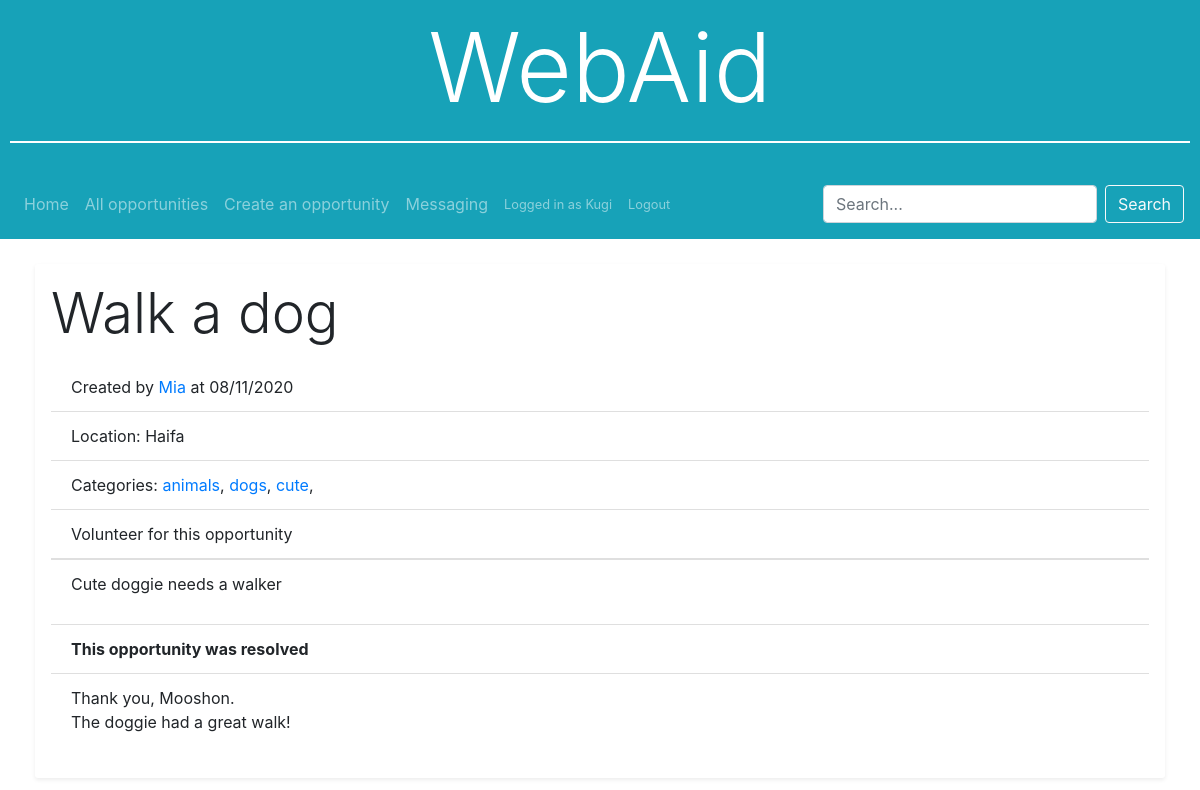
Screenshot of /opportunity/2 (signed in) with the database file from the repository.
### WebAid/models.py (models this page shows, shortened)
class User(AbstractUser):
    skills = models.TextField()
    location = models.CharField(max_length=64)

class Opportunity(models.Model):
    title = models.CharField(max_length=64)
    description = models.TextField()
    creator = models.ForeignKey(User, on_delete=models.CASCADE, related_name='opportunities')
    location = models.CharField(max_length=64)
    categories = models.TextField() # Create categories
    creation_time = models.DateTimeField(auto_now_add=True)
    resolved = models.OneToOneField('Resolve', null=True, blank=True, on_delete=models.PROTECT, related_name='opportunity')
    class Meta:
        verbose_name_plural = "Opportunities"

class Resolve(models.Model):
    resolvers = models.ManyToManyField(User, related_name='resolved')
    summary = models.TextField(max_length=1000)

### WebAid/views.py (the view, shortened to what this page needs)
# urls.py: path('opportunity/<int:opportunity_id>', views.opportunity, name='opportunity'),
@csrf_exempt
def opportunity(request, opportunity_id):
    try:
        opp = Opportunity.objects.get(pk=opportunity_id)
    except ObjectDoesNotExist:
        return HttpResponseRedirect(reverse('opportunities'))
    opp.creation_time = opp.creation_time.strftime("%d/%m/%Y")
    categories = []
    for category in opp.categories.split(','):
        categories.append(category.strip())
        opp.categories = categories
    return render(request, 'WebAid/opportunity.html', {
        'opportunity': opp,
        'form': NewConversationForm({'subject': f'Volunteering for {opp.title}', 'users': opp.creator.username}),
        'resolve_form': ResolveOpportunityForm()
    })

### WebAid/extras/forms.py
class NewConversationForm(forms.Form):
    subject = forms.CharField(widget=forms.TextInput(attrs={'placeholder': 'Subject', 'class': 'form-control'}), max_length=64)
    users = forms.CharField(widget=forms.TextInput(attrs={'placeholder': 'Users, separated by commas', 'class': 'form-control'}), max_length=64)

class ResolveOpportunityForm(forms.Form):
    resolvers = forms.CharField(widget=forms.Textarea(attrs={'placeholder': 'The users that helped you, separated by commas', 'rows': '2', 'class': 'form-control'}), max_length=1000, required=False)
    summary = forms.CharField(widget=forms.Textarea(attrs={'placeholder': 'Summary of this opportunity', 'rows': '5', 'class': 'form-control'}), max_length=1000)

### WebAid/templates/WebAid/opportunity.html (shortened to what this page needs)
{% extends 'WebAid/layout.html' %}
{% block body %}
<div class="row">
  <div class="col box-style shadow-sm p-3">
    <p class="display-4 edit-hide">{{ opportunity.title }}</p>
    <ul class="list-group list-group-flush">
      <li class="list-group-item">Created by <a href="{% url 'user' user_id=opportunity.creator.id %}">{{ opportunity.creator }}</a> at {{ opportunity.creation_time }}</li>
      <li class="list-group-item edit-hide">Location: {{ opportunity.location }}</li>
      <li class="list-group-item edit-hide">Categories:{% for category in opportunity.categories %} <a href="../opportunities/1?category={{ category }}">{{ category }}</a>,{% endfor %}</li>
      {% if request.user.is_authenticated and request.user != opportunity.creator %}
      <a class="list-group-item list-group-item-action" id="volunteer">Volunteer for this opportunity</a>
      {% endif %}
      <li class="list-group-item opportunity edit-hide">
        <p>{{ opportunity.description }}</p>
      </li>
      {% if request.user == opportunity.creator and not opportunity.resolved %}
      <a class="list-group-item list-group-item-action" id="edit">Edit this opportunity</a>
      <a class="list-group-item list-group-item-action" id="resolve">Resolve opportunity</a>
      <form class="form" action="{% url 'opportunity' opportunity_id=opportunity.id %}" method="post" id="resolve-form">
        {% csrf_token %}
        {% for field in resolve_form %}
          <p class="form-group">
             {{ field }}
             <small class="form-text text-muted">
               {{ field.errors.as_text }}
             </small>
          </p>
       {% endfor %}
       <input type="submit" class="btn btn-info" value="Resolve"></input>
      </form>
      {% elif opportunity.resolved %}
      <li class="list-group-item font-weight-bold">This opportunity was resolved</li>
      {% if opportunity.resolved.summary %}<li class="list-group-item opportunity"><p>{{ opportunity.resolved.summary }}</p></li>{% endif %}
      {% endif %}
    </ul>
  </div>
</div>
{% endblock %}

### WebAid/templates/WebAid/layout.html (shortened to what this page needs)
{% load static %}
<!DOCTYPE html>
<html lang="en">
  <head>
    <link rel="stylesheet" href="https://stackpath.bootstrapcdn.com/bootstrap/4.4.1/css/bootstrap.min.css">
    <link rel="stylesheet" href="{% static 'WebAid/styles.css' %}">
    {% url 'index' as home_url %}
    {% url 'opportunities' as opportunities_url %}
    {% url 'create' as create_url %}
    {% url 'messaging' as messaging_url %}
    {% url 'user' user_id=request.user.id as user_url %}
    {% url 'register' as register_url %}
    {% url 'login' as login_url %}
  </head>
  <body>
    <header class="container-fluid bg-info header">
      <a href="{% url 'index' %}"><p class="display-1">WebAid</p></a>
      <hr>
    </header>
    <nav class="navbar navbar-expand-lg navbar-dark bg-info">
      <ul class="navbar-nav mr-auto d-flex align-items-center">
        <li class="nav-item{% ifequal request.path home_url %} active{% endifequal %}"><a href="{% url 'index' %}" class="nav-link">Home</a></li>
        <li class="nav-item{% ifequal request.path opportunities_url %} active{% endifequal %}"><a href="{% url 'opportunities' %}" class="nav-link">All opportunities</a></li>
        {% if request.user.is_authenticated %}
        <li class="nav-item{% ifequal request.path create_url %} active{% endifequal %}"><a href="{% url 'create' %}" class="nav-link">Create an opportunity</a></li>
        <li class="nav-item{% ifequal request.path messaging_url %} active{% endifequal %}"><a href="{% url 'messaging' %}" class="nav-link">Messaging</a></li>
        <li class="nav-item small{% ifequal request.path user_url %} active{% endifequal %}"><a href="{% url 'user' user_id=request.user.id %}" class="nav-link">Logged in as {{ request.user }}</a></li>
        <li class="nav-item small"><a href="{% url 'logout' %}" class="nav-link">Logout</a></li>
        {% else %}
        <li class="nav-item small{% ifequal request.path register_url %} active{% endifequal %}"><a href="{% url 'register' %}" class="nav-link">Register</a></li>
        <li class="nav-item small{% ifequal request.path login_url %} active{% endifequal %}"><a href="{% url 'login' %}" class="nav-link">Login</a></li>
        {% endif %}
      </ul>
      <form class="form-inline" action="{% url 'search' %}" method="post">
        <input class="form-control mr-sm-2" type="search" placeholder="Search..." name="search">
        <button class="btn btn-outline-light my-2 my-sm-2 search-button" type="submit">Search</button>
      </form>
    </nav>
    <div class="container">
      {% block body %}
      {% endblock %}
    </div>
  </body>
</html>

### WebAid/static/WebAid/styles.css (style rules this page uses)
.header { margin-bottom: 0; padding: 10px; text-align: center; color: white; }
.header a { text-decoration: none; color: white; }
.header hr { border-top: solid 2px white; }
nav.navbar { position: sticky; z-index: 10; top: 0; }
.container { margin-top: 20px; }
.box-style { margin: 5px; border-radius: 3px; }
.opportunity p { white-space: pre-wrap; }

### rows the page displays
User: user "Kugi"
Opportunity: title "Walk a dog", creator "Mia", creation_time "08/11/2020", location "Haifa", description "Cute doggie needs a walker", resolved.summary "Thank you, Mooshon. The doggie had a great walk!"

### other values shown
{{ category }} "animals" "dogs" "cute"
